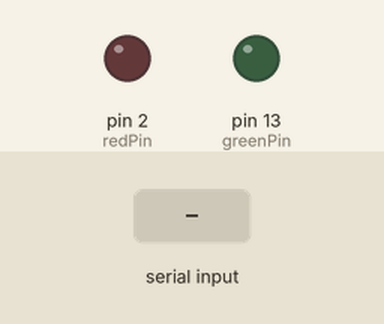
Recording of a sketch running on a simulated Arduino Uno, built with avr-gcc and run on an emulated ATmega328P. Parts: output pins drawn as LEDs (lit = HIGH). The test bench sets the inputs (shaded band).

Above: at 1.2 s.
1.3 s: "ON" received over Serial
At 2.8 s:
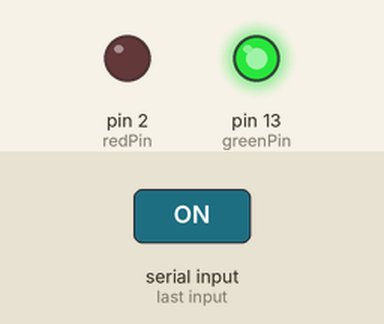
3.8 s: "OFF" received over Serial
At 5.9 s:
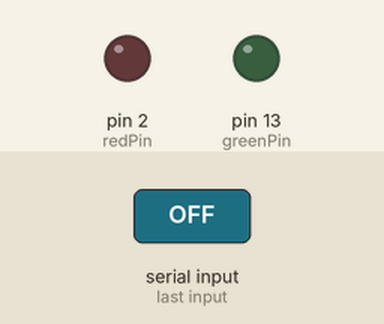
Timing chart, 0 to 7.4 s (numbered marks = the images above; inputs shaded):
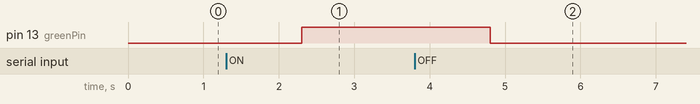

The sketch:

Lab-Python-Send2-COMport-Arduino.ino
```cpp
const int redPin = 2;
//const int greenPin = 4;
const int greenPin = 13;


void setup() {
  Serial.begin(9600);
  pinMode(greenPin, OUTPUT);
  pinMode(redPin, OUTPUT);
}

void loop() {
  if (Serial.available() > 0){
    String msg = Serial.readString();

    if (msg == "ON"){
      digitalWrite(greenPin, HIGH);
    }
    else if (msg == "OFF"){
      digitalWrite(greenPin, LOW);
    }
    else if (msg == "กระพริบ"){
      for (int i = 0; i < 5; i++){
        digitalWrite(greenPin, HIGH);
        delay(1000);
        digitalWrite(greenPin, LOW);
        delay(1000);
      }
    }
    else {
      digitalWrite(greenPin, LOW);
        delay(1000);
      while(1);
    }

/*
    else {
      for (int i = 0; i < 5; i++){
        digitalWrite(greenPin, HIGH);
        delay(1000);
        digitalWrite(greenPin, LOW);
        delay(1000);
      }
    }
*/


  }
}
```

Measured:
- after the input at 1.3 s, pin 13 (greenPin): LOW → HIGH after 1.0 s
- after the input at 3.8 s, pin 13 (greenPin): HIGH → LOW after 1.0 s
